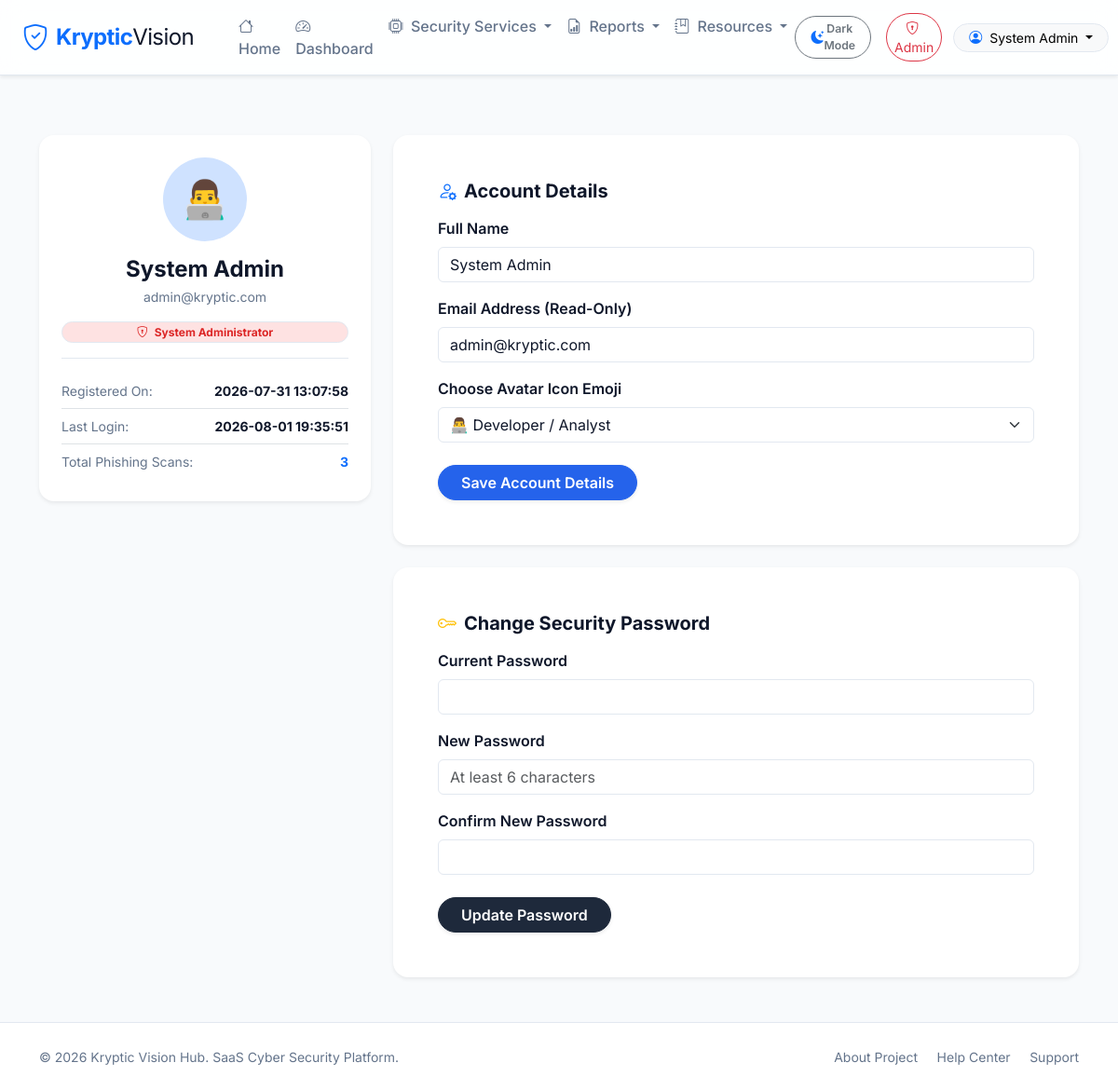
Screenshot of /profile (signed in) with the database file from the repository.
### tables this page shows
CREATE TABLE users (
            id INTEGER PRIMARY KEY AUTOINCREMENT,
            name TEXT NOT NULL,
            email TEXT UNIQUE NOT NULL,
            password_hash TEXT NOT NULL,
            created_at TIMESTAMP DEFAULT CURRENT_TIMESTAMP
        , profile_pic TEXT DEFAULT NULL, last_login TIMESTAMP DEFAULT NULL, is_admin INTEGER DEFAULT 0);

### routes/profile.py (the view)
@profile_bp.route('/profile')
@login_required
def profile():
    user_id = session.get('user_id')
    conn = get_db_connection()
    cursor = conn.cursor()
    cursor.execute("SELECT * FROM users WHERE id = ?", (user_id,))
    user = cursor.fetchone()
    cursor.execute("SELECT COUNT(*) FROM scans WHERE user_id = ?", (user_id,))
    total_scans = cursor.fetchone()[0]
    conn.close()
    return render_template('profile.html', user=user, total_scans=total_scans)

### database/db.py (called while the page is built)
def get_db_connection():
    db_path = Config.DATABASE_PATH
    db_dir = os.path.dirname(db_path)
    if not os.path.exists(db_dir):
        os.makedirs(db_dir, exist_ok=True)
    conn = sqlite3.connect(db_path)
    conn.row_factory = sqlite3.Row
    return conn

### utils/helpers.py (called while the page is built)
def login_required(f):
    @wraps(f)
    def decorated_function(*args, **kwargs):
        if 'user_id' not in session:
            flash('Please log in to access this page.', 'warning')
            return redirect(url_for('auth.login', next=request.url))
        return f(*args, **kwargs)
    return decorated_function

### templates/profile.html (shortened to what this page needs)
{% extends "base.html" %}
{% block extra_css %}
<link rel="stylesheet" href="{{ url_for('static', filename='css/profile.css') }}">
{% endblock %}
{% block content %}
<div class="py-5 bg-light">
    <div class="container">
        <div class="row gy-4">
            <div class="col-lg-4">
                <div class="card border-0 shadow-sm rounded-4 text-center p-4 bg-white">
                    <div class="profile-avatar-wrapper mx-auto mb-3 text-primary bg-primary-subtle rounded-circle d-flex align-items-center justify-content-center">
                        {% if user.profile_pic %}
                            <span class="fs-1">{{ user.profile_pic }}</span>
                        {% else %}
                            <i class="bi bi-person-fill display-4"></i>
                        {% endif %}
                    </div>
                    <h4 class="fw-bold text-secondary mb-1">{{ user.name }}</h4>
                    <p class="text-muted small mb-3">{{ user.email }}</p>
                    {% if user.is_admin %}
                    <span class="badge bg-danger-subtle text-danger border border-danger-subtle px-3 py-1.5 rounded-pill mb-3">
                        <i class="bi bi-shield-lock me-1"></i> System Administrator
                    </span>
                    {% else %}
                    <span class="badge bg-primary-subtle text-primary border border-primary-subtle px-3 py-1.5 rounded-pill mb-3">
                        <i class="bi bi-person-check me-1"></i> Security Researcher
                    </span>
                    {% endif %}
                    <ul class="list-group list-group-flush text-start border-top pt-3 small">
                        <li class="list-group-item bg-transparent d-flex justify-content-between px-0">
                            <span class="text-muted">Registered On:</span>
                            <strong class="text-secondary">{{ user.created_at }}</strong>
                        </li>
                        <li class="list-group-item bg-transparent d-flex justify-content-between px-0">
                            <span class="text-muted">Last Login:</span>
                            <strong class="text-secondary">{{ user.last_login or 'Just now' }}</strong>
                        </li>
                        <li class="list-group-item bg-transparent d-flex justify-content-between px-0">
                            <span class="text-muted">Total Phishing Scans:</span>
                            <strong class="text-primary">{{ total_scans }}</strong>
                        </li>
                    </ul>
                </div>
            </div>
            <div class="col-lg-8">
                <div class="card border-0 shadow-sm rounded-4 p-4 p-md-5 bg-white mb-4">
                    <h5 class="fw-bold text-secondary mb-3">
                        <i class="bi bi-person-gear text-primary me-2"></i>Account Details
                    </h5>
                    <form action="{{ url_for('profile.update_profile') }}" method="POST">
                        <div class="mb-3">
                            <label for="name" class="form-label text-secondary fw-semibold">Full Name</label>
                            <input type="text" class="form-control" id="name" name="name" value="{{ user.name }}" required>
                        </div>
                        <div class="mb-3">
                            <label for="email" class="form-label text-secondary fw-semibold">Email Address (Read-Only)</label>
                            <input type="email" class="form-control bg-light" id="email" value="{{ user.email }}" readonly>
                        </div>
                        <div class="mb-4">
                            <label for="avatar" class="form-label text-secondary fw-semibold">Choose Avatar Icon Emoji</label>
                            <select class="form-select" id="avatar" name="avatar">
                                <option value="👨‍💻" {% if user.profile_pic == '👨‍💻' %}selected{% endif %}>👨‍💻 Developer / Analyst</option>
                            </select>
                        </div>
                        <button type="submit" class="btn btn-primary rounded-pill px-4 shadow-sm fw-semibold">
                            Save Account Details
                        </button>
                    </form>
                </div>
                <div class="card border-0 shadow-sm rounded-4 p-4 p-md-5 bg-white">
                    <h5 class="fw-bold text-secondary mb-3">
                        <i class="bi bi-key text-warning me-2"></i>Change Security Password
                    </h5>
                    <form action="{{ url_for('profile.change_password') }}" method="POST">
                        <div class="mb-3">
                            <label for="current_password" class="form-label text-secondary fw-semibold">Current Password</label>
                            <input type="password" class="form-control" id="current_password" name="current_password" required>
                        </div>
                        <div class="mb-3">
                            <label for="new_password" class="form-label text-secondary fw-semibold">New Password</label>
                            <input type="password" class="form-control" id="new_password" name="new_password" placeholder="At least 6 characters" required>
                        </div>
                        <div class="mb-4">
                            <label for="confirm_password" class="form-label text-secondary fw-semibold">Confirm New Password</label>
                            <input type="password" class="form-control" id="confirm_password" name="confirm_password" required>
                        </div>
                        <button type="submit" class="btn btn-secondary rounded-pill px-4 shadow-sm fw-semibold">
                            Update Password
                        </button>
                    </form>
                </div>
            </div>
        </div>
    </div>
</div>
{% endblock %}

### templates/base.html (shortened to what this page needs)
<!DOCTYPE html>
<html lang="en" data-bs-theme="light">
<head>
    <link href="https://cdn.jsdelivr.net/npm/bootstrap@5.3.2/dist/css/bootstrap.min.css" rel="stylesheet">
    <link rel="stylesheet" href="https://cdn.jsdelivr.net/npm/bootstrap-icons@1.11.3/font/bootstrap-icons.min.css">
    <link rel="stylesheet" href="{{ url_for('static', filename='css/theme.css') }}">
    <link rel="stylesheet" href="{{ url_for('static', filename='css/style.css') }}">
    {% block extra_css %}{% endblock %}
</head>
<body>
    <nav class="navbar navbar-expand-xl sticky-top shadow-sm">
        <div class="container-fluid px-lg-4">
            <a class="navbar-brand d-flex align-items-center gap-2 fw-bold text-primary" href="{{ url_for('index') }}">
                <i class="bi bi-shield-check fs-3"></i>
                <span class="fs-4 tracking-tight">Kryptic<span class="text-secondary fw-normal">Vision</span></span>
            </a>
            <div class="collapse navbar-collapse" id="navbarContent">
                <ul class="navbar-nav me-auto mb-2 mb-lg-0 ms-lg-4">
                    <li class="nav-item">
                        <a class="nav-link {% if request.endpoint == 'index' %}active{% endif %}" href="{{ url_for('index') }}">
                            <i class="bi bi-house me-1"></i> Home
                        </a>
                    </li>
                    {% if session.get('user_id') %}
                    <li class="nav-item">
                        <a class="nav-link {% if request.endpoint == 'dashboard.dashboard' %}active{% endif %}" href="{{ url_for('dashboard.dashboard') }}">
                            <i class="bi bi-speedometer2 me-1"></i> Dashboard
                        </a>
                    </li>
                    {% endif %}
                    <li class="nav-item dropdown">
                        <a class="nav-link dropdown-toggle" href="#" role="button" data-bs-toggle="dropdown" aria-expanded="false">
                            <i class="bi bi-cpu me-1"></i> Security Services
                        </a>
                    </li>
                    {% if session.get('user_id') %}
                    <li class="nav-item dropdown">
                        <a class="nav-link dropdown-toggle" href="#" role="button" data-bs-toggle="dropdown" aria-expanded="false">
                            <i class="bi bi-file-earmark-bar-graph me-1"></i> Reports
                        </a>
                    </li>
                    {% endif %}
                    <li class="nav-item dropdown">
                        <a class="nav-link dropdown-toggle" href="#" role="button" data-bs-toggle="dropdown" aria-expanded="false">
                            <i class="bi bi-journal-bookmark me-1"></i> Resources
                        </a>
                    </li>
                </ul>
                <div class="d-flex align-items-center gap-2">
                    <button class="btn btn-outline-secondary btn-sm rounded-pill px-3 me-2 d-flex align-items-center gap-1.5" id="themeToggleBtn" aria-label="Toggle dark mode">
                        <i class="bi bi-moon-stars-fill text-primary" id="themeToggleIcon"></i>
                        <span class="small fw-semibold d-none d-md-inline" id="themeToggleText">Dark Mode</span>
                    </button>
                    {% if session.get('user_id') %}
                        {% if session.get('user_email') == 'admin@kryptic.com' or session.get('is_admin') %}
                        <a href="{{ url_for('admin.admin_dashboard') }}" class="btn btn-outline-danger btn-sm px-2.5 rounded-pill me-1" title="Admin Control Panel">
                            <i class="bi bi-shield-lock me-1"></i> Admin
                        </a>
                        {% endif %}
                        <div class="dropdown">
                            <button class="btn btn-light btn-sm rounded-pill dropdown-toggle px-3 border" type="button" data-bs-toggle="dropdown" aria-expanded="false">
                                <i class="bi bi-person-circle me-1 text-primary"></i> {{ session.get('user_name') }}
                            </button>
                        </div>
                    {% else %}
                        <a href="{{ url_for('auth.login') }}" class="btn btn-outline-primary btn-sm px-3 rounded-pill">Login</a>
                        <a href="{{ url_for('auth.register') }}" class="btn btn-primary btn-sm px-3 rounded-pill">Register</a>
                    {% endif %}
                </div>
            </div>
        </div>
    </nav>
    <main class="main-content">
        {% block content %}{% endblock %}
    </main>
    <footer class="footer border-top py-4 mt-auto">
        <div class="container">
            <div class="row gy-3 align-items-center">
                <div class="col-md-6 text-center text-md-start">
                    <p class="mb-0 text-muted small">&copy; 2026 Kryptic Vision Hub. SaaS Cyber Security Platform.</p>
                </div>
                <div class="col-md-6 text-center text-md-end">
                    <a href="{{ url_for('about_project') }}" class="text-decoration-none text-muted small me-3">About Project</a>
                    <a href="{{ url_for('help_center') }}" class="text-decoration-none text-muted small me-3">Help Center</a>
                    <a href="{{ url_for('contact.contact') }}" class="text-decoration-none text-muted small">Support</a>
                </div>
            </div>
        </div>
    </footer>
</body>
</html>

### static/css/theme.css (style rules this page uses)
:root, [data-bs-theme="light"] { --bg-color: #F8FAFC; --surface-color: #FFFFFF; --card-color: #FFFFFF; --nav-bg: rgba(255, 255, 255, 0.85); --text-primary: #0F172A; --text-secondary: #64748B; --primary: #2563EB; --primary-hover: #1D4ED8; --primary-subtle: #DBEAFE; --secondary: #1E293B; --success: #16A34A; --success-subtle: #DCFCE7; --warning: #F59E0B; --warning-subtle: #FEF3C7; --danger: #DC2626; --danger-subtle: #FEE2E2; --border-color: #E2E8F0; --hover-bg: #F1F5F9; --shadow-sm: 0 1px 3px 0 rgba(0, 0, 0, 0.05), 0 1px 2px 0 rgba(0, 0, 0, 0.03); --shadow-md: 0 4px 6px -1px rgba(0, 0, 0, 0.05), 0 2px 4px -1px rgba(0, 0, 0, 0.03); --shadow-lg: 0 10px 25px -5px rgba(0, 0, 0, 0.08), 0 8px 10px -6px rgba(0, 0, 0, 0.01); }
body { background-color: var(--bg-color) !important; color: var(--text-primary) !important; font-family: 'Inter', system-ui, -apple-system, sans-serif; transition: background-color 0.25s ease, color 0.25s ease; }
.navbar { background-color: var(--nav-bg) !important; backdrop-filter: blur(12px); -webkit-backdrop-filter: blur(12px); border-bottom: 1px solid var(--border-color) !important; }
.navbar .nav-link { color: var(--text-secondary) !important; font-weight: 500; }
.card, .bg-white { background-color: var(--card-color) !important; color: var(--text-primary) !important; border-color: var(--border-color) !important; }
.bg-light { background-color: var(--bg-color) !important; }
.border, .border-bottom, .border-top, .border-start, .border-end { border-color: var(--border-color) !important; }
.text-secondary { color: var(--text-primary) !important; }
.text-muted { color: var(--text-secondary) !important; }
.form-control, .form-select { background-color: var(--surface-color) !important; color: var(--text-primary) !important; border-color: var(--border-color) !important; }
.badge.bg-danger-subtle { background-color: var(--danger-subtle) !important; color: var(--danger) !important; }
.footer { background-color: var(--surface-color) !important; border-top: 1px solid var(--border-color) !important; }

### static/css/style.css (style rules this page uses)
.main-content { flex: 1 0 auto; }
.tracking-tight { letter-spacing: -0.025em; }
.btn-primary { background-color: var(--primary) !important; border-color: var(--primary) !important; color: #ffffff !important; }
.btn-secondary { background-color: var(--secondary) !important; border-color: var(--secondary) !important; }

### static/css/profile.css (style rules this page uses)
.profile-avatar-wrapper { width: 90px; height: 90px; }

### rows the page displays
users: get "System Admin", profile_pic "👨‍💻", name "System Admin", email "admin@kryptic.com", created_at "2026-07-31 13:07:58", last_login "2026-08-01 19:35:51", avatar "👨‍💻 Developer / Analyst"

### other values shown
{{ total_scans }} "3"
